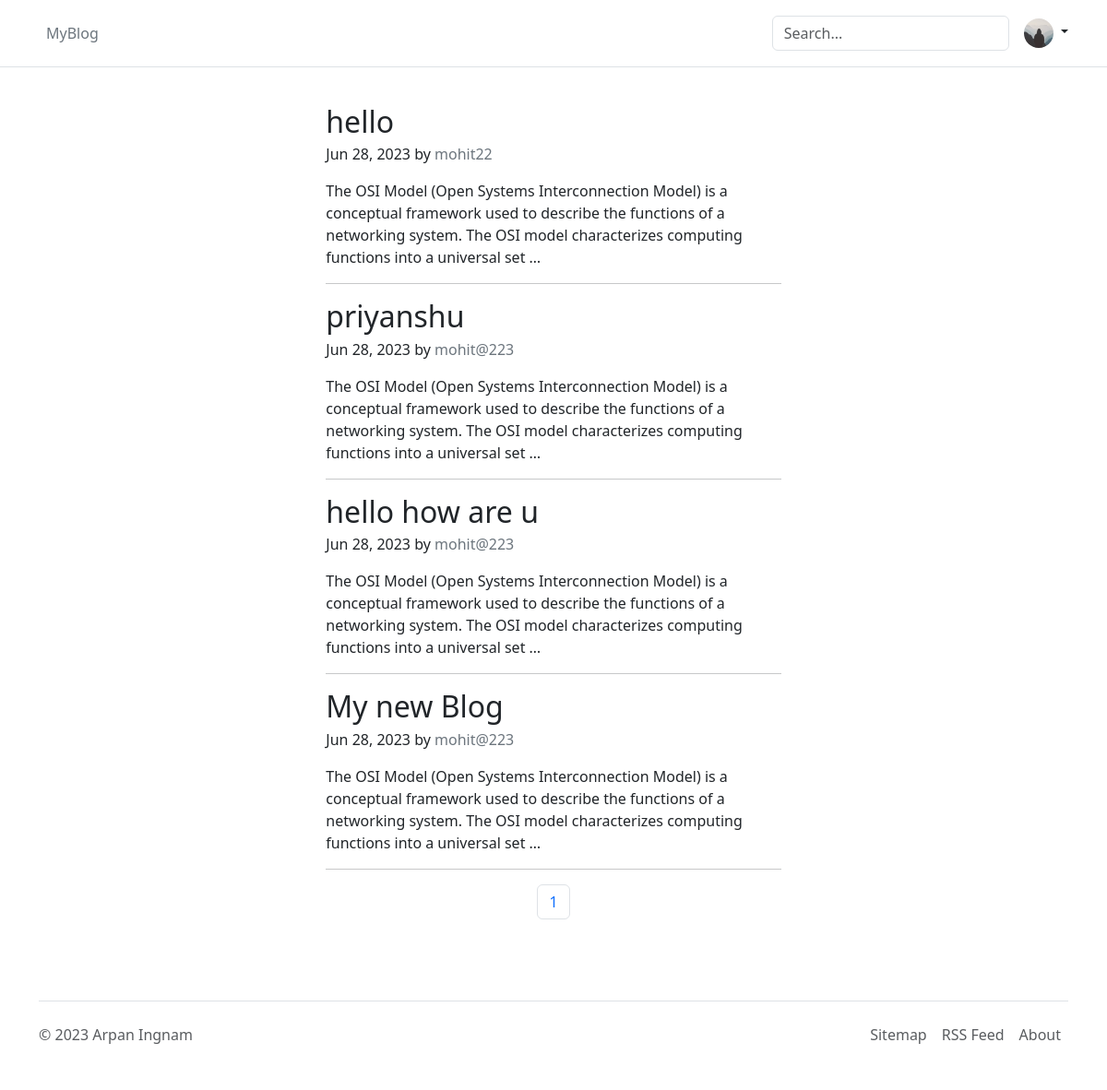
The app's page / (signed in) with its own data.
### accounts/models.py (models this page shows, shortened)
class CustomUser(AbstractUser):
    pass

class Profile(models.Model):
    user = models.OneToOneField(settings.AUTH_USER_MODEL, on_delete=models.CASCADE)
    image = models.ImageField(default="default.jpg", upload_to="Profile Pictures/")

### blogs/models.py (models this page shows, shortened)
class Post(models.Model):
    class Status(models.TextChoices):
        DRAFT = "DF", "Draft"
        PUBLISHED = "PB", "Published"
    title = models.CharField(max_length=250)
    slug = models.SlugField(max_length=250, unique_for_date="publish")
    body = models.TextField()
    publish = models.DateTimeField(default=timezone.now)
    status = models.CharField(
        max_length=2,
        choices=Status.choices,
        default=Status.DRAFT,
    )
    author = models.ForeignKey(
        settings.AUTH_USER_MODEL,
        on_delete=models.CASCADE,
        related_name="blog_posts",
    )
    created = models.DateTimeField(auto_now_add=True)
    updated = models.DateTimeField(auto_now=True)
    objects = models.Manager()  # default Manager
    published = PublishedManager()  # custom Manager
    class Meta:
        ordering = ["-publish"]
        indexes = [
            models.Index(fields=["-publish"]),
        ]
    def get_absolute_url(self):
        return reverse("blogs:post_detail", kwargs={"post_slug": self.slug})

### blogs/views.py (the view)
# urls.py: path("", views.post_list_view, name="post_list"),
def post_list_view(request):
    post_list = Post.published.all()
    paginator = Paginator(post_list, per_page=5)
    page_number = request.GET.get("page")
    posts = paginator.get_page(page_number)
    context = {
        "posts": posts,
    }
    return render(request, "blogs/post_list.html", context)

### blogs/models.py (called while the page is built)
    def get_queryset(self):
        return super().get_queryset().filter(status=Post.Status.PUBLISHED)

### blogs/templates/blogs/post_list.html
{% extends 'base.html' %}
{% block content %}
<div class="g-5 pt-4">
  <div class="container col-md-8">
    {% for post in posts %}
    <article class="blog-post">
      <h2 class="blog-post-title mb-1">
        <a
          class="text-decoration-none text-dark"
          href="{{ post.get_absolute_url }}"
        >
          {{ post.title }}
        </a>
      </h2>
      <p class="blog-post-meta">
        {{ post.publish|date:'M j, o' }} by
        <a
          class="text-decoration-none text-secondary"
          href="{% url 'blogs:user_posts' post.author.username %}"
        >
          {{ post.author }}
        </a>
      </p>
      <p>{{ post.body|truncatewords:30 }}</p>
      <hr />
    </article>
    {% endfor %}
  </div>
  {% include 'pagination.html' with page=posts %}
</div>
{% endblock content %}

### templates/base.html (shortened to what this page needs)
{% load static %}
<!DOCTYPE html>
<html lang="en" data-bs-theme="auto">
  <head>
    <link
      href="https://cdn.jsdelivr.net/npm/bootstrap@5.3.0-alpha3/dist/css/bootstrap.min.css"
      rel="stylesheet"
    />
    <link rel="stylesheet" href="{% static 'css/test_style.css' %}" />
    <link
      href="{% static 'css/bootstrap.min.css' %}"
      rel="stylesheet"
    />
  </head>
  <body>
    {% include 'header.html' %}
    <main class="container col-lg-8 col-md-4">
      {% block content %}{% endblock content %}
    </main>
    {% include 'footer.html' %}
  </body>
</html>

### templates/header.html (shortened to what this page needs)
<header class="p-3 mb-3 border-bottom">
  <div class="container">
    <div
      class="d-flex flex-wrap align-items-center justify-content-center justify-content-lg-start"
    >
      <ul class="nav col-12 col-lg-auto me-lg-auto mb-2 justify-content-center mb-md-0">
        <li>
          <a href="{% url 'post_list' %}" class="nav-link px-2 link-secondary"
            >MyBlog
          </a>
        </li>
      </ul>
      <form class="col-12 col-lg-auto mb-3 mb-lg-0 me-lg-3" action="{% url 'blogs:search' %}" method="get">
        <input name="q" class="form-control" placeholder="Search..." aria-label="Search"/>
      </form>
      {% if request.user.is_authenticated %}
      <div class="dropdown text-end">
        <a
          href="#"
          class="d-block link-dark text-decoration-none dropdown-toggle"
          data-bs-toggle="dropdown"
          aria-expanded="false"
        >
          <img
            src="{{ request.user.profile.image.url }}"
            alt="mdo"
            width="32"
            height="32"
            class="rounded-circle"
          />
        </a>
      </div>
      {% endif %}
    </div>
  </div>
</header>

### templates/pagination.html (shortened to what this page needs)
<nav aria-label="Page navigation example" class="pb-5">
  <ul class="pagination justify-content-center">
    {% for num in page.paginator.page_range %}
    {% if page.number == num %}
      <li class="page-item">
        <a class="page-link" href="?page={{ num }}">{{ num }}</a>
      </li>
      {% elif num > page.number|add:'-3' and num < page.number|add:'3' %}
      <li class="page-item">
        <a class="page-link" href="?page={{ num }}">{{ num }}</a>
      </li>
    {% endif %}
    {% endfor %}
  </ul>
</nav>

### templates/footer.html
<div class="container">
  <footer
    class="d-flex flex-wrap justify-content-between align-items-center py-3 my-4 border-top"
  >
    <p class="col-md-4 mb-0 text-body-secondary">
      &copy; {% now "Y" %} Arpan Ingnam
    </p>
    <ul class="nav col-md-4 justify-content-end">
      <li class="nav-item">
        <a
          href="{% url 'django.contrib.sitemaps.views.sitemap' %}"
          class="nav-link px-2 text-body-secondary"
          >Sitemap
        </a>
      </li>
      <li class="nav-item">
        <a
          href="{% url 'post_feed' %}"
          class="nav-link px-2 text-body-secondary"
          >RSS Feed
        </a>
      </li>
      <li class="nav-item">
        <a href="{% url 'about' %}" class="nav-link px-2 text-body-secondary">
          About
        </a>
      </li>
    </ul>
  </footer>
</div>

### records on screen
CustomUser: user.profile.image (placeholder picture)
Post: title "hello", publish "Jun 28, 2023", author "mohit22", body "The OSI Model (Open Systems Interconnection Model) is a conceptual framework used to describe the functions of a networking system. The OSI model characterizes computing functions into a universal set …"
Post: title "priyanshu", publish "Jun 28, 2023", author "mohit@223", body "The OSI Model (Open Systems Interconnection Model) is a conceptual framework used to describe the functions of a networking system. The OSI model characterizes computing functions into a universal set …"
Post: title "hello how are u", publish "Jun 28, 2023", author "mohit@223", body "The OSI Model (Open Systems Interconnection Model) is a conceptual framework used to describe the functions of a networking system. The OSI model characterizes computing functions into a universal set …"
Post: title "My new Blog", publish "Jun 28, 2023", author "mohit@223", body "The OSI Model (Open Systems Interconnection Model) is a conceptual framework used to describe the functions of a networking system. The OSI model characterizes computing functions into a universal set …"

### other values on screen
{{ num }} "1"
